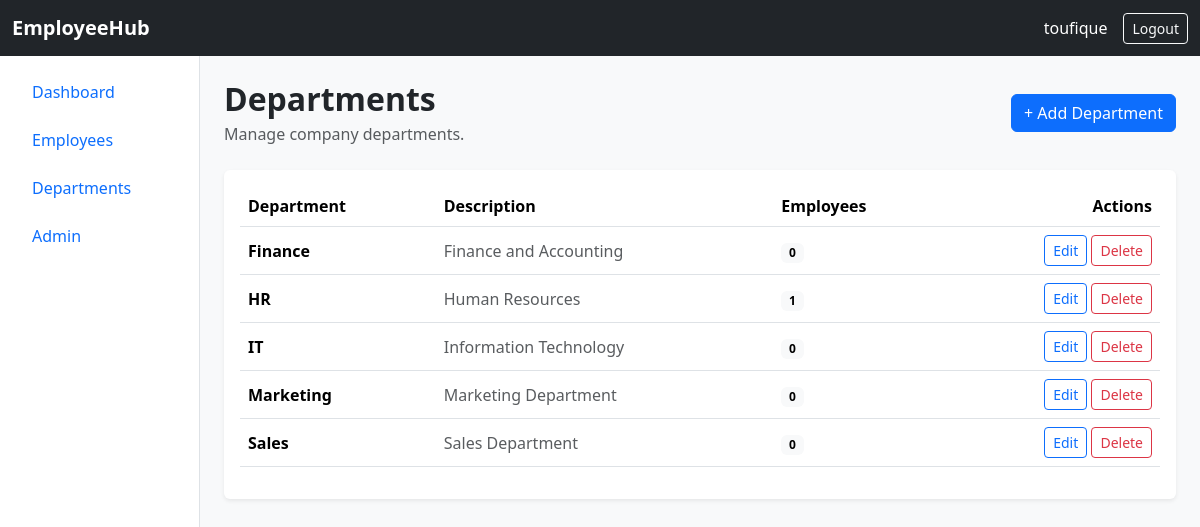
The page /employees/departments/ (signed in) on the database its author committed.
### employees/models.py (models this page shows, shortened)
class Department(models.Model):
    name = models.CharField(max_length=100, unique=True)
    description = models.TextField(blank=True)

### employees/views.py (the view)
@login_required
def department_list(request):
    departments = Department.objects.annotate(
        employee_count=Count("employees")
    ).order_by("name")
    return render(
        request,
        "employees/department_list.html",
        {"departments": departments},
    )

### employees/templates/employees/department_list.html (shortened to what this page needs)
{% extends "employees/base.html" %}
{% block content %}
<div class="d-flex justify-content-between align-items-center mb-4">
    <div>
        <h2 class="fw-bold mb-1">Departments</h2>
        <p class="text-muted mb-0">
            Manage company departments.
        </p>
    </div>
    <a
        href="{% url 'employees:department_create' %}"
        class="btn btn-primary"
    >
        + Add Department
    </a>
</div>
<div class="card border-0 shadow-sm">
    <div class="card-body">
        <div class="table-responsive">
            <table class="table align-middle">
                <thead>
                    <tr>
                        <th>Department</th>
                        <th>Description</th>
                        <th>Employees</th>
                        <th class="text-end">Actions</th>
                    </tr>
                </thead>
                <tbody>
                {% for department in departments %}
                    <tr>
                        <td>
                            <strong>{{ department.name }}</strong>
                        </td>
                        <td class="text-muted">
                            {{ department.description|default:"—" }}
                        </td>
                        <td>
                            <span class="badge text-bg-light">
                                {{ department.employee_count }}
                            </span>
                        </td>
                        <td class="text-end">
                            <a
                                href="{% url 'employees:department_update' department.pk %}"
                                class="btn btn-sm btn-outline-primary"
                            >
                                Edit
                            </a>
                            <a
                                href="{% url 'employees:department_delete' department.pk %}"
                                class="btn btn-sm btn-outline-danger"
                            >
                                Delete
                            </a>
                        </td>
                    </tr>
                {% empty %}
                    <tr>
                        <td colspan="4" class="text-center py-5">
                            No departments found.
                        </td>
                    </tr>
                {% endfor %}
                </tbody>
            </table>
        </div>
    </div>
</div>
{% endblock %}

### employees/templates/employees/base.html (shortened to what this page needs)
<!DOCTYPE html>
<html lang="en">
<head>
    <link
        href="https://cdn.jsdelivr.net/npm/bootstrap@5.3.3/dist/css/bootstrap.min.css"
        rel="stylesheet"
    >
</head>
<body class="bg-light">
<nav class="navbar navbar-dark bg-dark">
    <div class="container-fluid">
        <a
            class="navbar-brand fw-bold"
            href="{% url 'dashboard' %}"
        >
            EmployeeHub
        </a>
        {% if user.is_authenticated %}
            <div class="d-flex align-items-center gap-3">
                <span class="text-white">
                    {{ user.username }}
                </span>
                <form
                    method="post"
                    action="{% url 'logout' %}"
                    class="m-0"
                >
                    <button
                        type="submit"
                        class="btn btn-outline-light btn-sm"
                    >
                        Logout
                    </button>
                </form>
            </div>
        {% endif %}
    </div>
</nav>
<div class="container-fluid">
    <div class="row">
        {% if user.is_authenticated %}
            <aside class="col-md-2 bg-white border-end min-vh-100 p-3">
                <div class="nav flex-column nav-pills">
                    <a
                        class="nav-link mb-2"
                        href="{% url 'dashboard' %}"
                    >
                        Dashboard
                    </a>
                    <a
                        class="nav-link mb-2"
                        href="{% url 'employees:employee_list' %}"
                    >
                        Employees
                    </a>
                    <a
                        class="nav-link mb-2"
                        href="{% url 'employees:department_list' %}"
                    >
                        Departments
                    </a>
                    <a
                        class="nav-link"
                        href="/admin/"
                    >
                        Admin
                    </a>
                </div>
            </aside>
            <main class="col-md-10 p-4">
                {% block content %}{% endblock %}
            </main>
        {% else %}
            <main class="col-12 p-4">
                {% block auth_content %}{% endblock %}
            </main>
        {% endif %}
    </div>
</div>
</body>
</html>

### rows shown on the page
Department: name "Finance", description "Finance and Accounting", employee_count "0"
Department: name "HR", description "Human Resources", employee_count "1"
Department: name "IT", description "Information Technology", employee_count "0"
Department: name "Marketing", description "Marketing Department", employee_count "0"
Department: name "Sales", description "Sales Department", employee_count "0"

### other values the page prints
{{ user.username }} "toufique"
